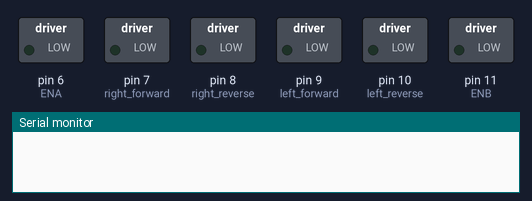
The sketch below on a simulated Arduino Uno, built with avr-gcc and run on an emulated ATmega328P. Shown: switched loads named in the sketch (green lamp = pin HIGH), the last lines printed to the serial monitor.

Above: at 0.1 s.
At 1.6 s:
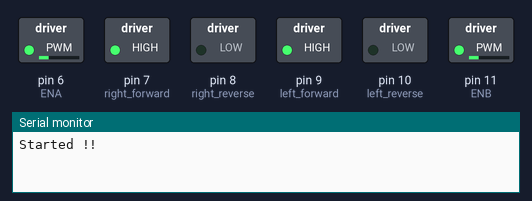
Timing chart, 0 to 3.1 s (numbered marks = the images above):
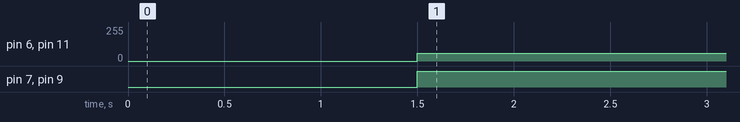

Measured:
- by itself, pin 6 (ENA), pin 11 (ENB): 0/255 → 60/255 at 1.5 s
- by itself, pin 7 (right_forward), pin 9 (left_forward): LOW → HIGH at 1.5 s

The sketch:

Motor_Forward_Test.ino
```cpp
#define ENA 6
#define right_forward 7
#define right_reverse 8
#define left_forward 9
#define left_reverse 10
#define ENB 11

#define sensor1 A0      // Left most sensor
#define sensor2 A1      // Left sensor
#define sensor3 A2      // Middle Left sensor
#define sensor4 A3      // Middle Right sensor
#define sensor5 5       // Right sensor
#define sensor6 4       // Right most sensor
#define sensor7 3
#define sensor8 2

void setup() {

  pinMode(right_forward, OUTPUT);
  pinMode(right_reverse, OUTPUT);
  pinMode(left_forward, OUTPUT);
  pinMode(left_reverse, OUTPUT);
  pinMode(ENA, OUTPUT);
  pinMode(ENB, OUTPUT);

  /*pinMode(ledPin1, OUTPUT);
    digitalWrite(ledPin1, LOW);*/


  Serial.begin(9600);                     //setting serial monitor at a default baund rate of 9600
  delay(500);
  Serial.println("Started !!");
  delay(1000);
  // put your setup code here, to run once:

}

void loop() {
  // put your main code here, to run repeatedly:
  motor_forward_test();
}

void motor_forward_test() {
  analogWrite(ENA, 60); //Left Motor Speed
  analogWrite(ENB, 60); //Right Motor Speed
  // forward();
  forward();
}


void forward() {
  digitalWrite(right_forward, HIGH);
  digitalWrite(right_reverse, LOW);
  digitalWrite(left_forward, HIGH);
  digitalWrite(left_reverse, LOW);
}
void reverse() {
  digitalWrite(right_forward, LOW);
  digitalWrite(right_reverse, HIGH);
  digitalWrite(left_forward, LOW);
  digitalWrite(left_reverse, HIGH);
}
void sharpLeftTurn() {
  digitalWrite(right_forward, LOW);
  digitalWrite(right_reverse, HIGH);
  digitalWrite(left_forward, HIGH);
  digitalWrite(left_reverse, LOW);
}
void sharpRightTurn() {
  digitalWrite(right_forward, HIGH);
  digitalWrite(right_reverse, LOW);
  digitalWrite(left_forward, LOW);
  digitalWrite(left_reverse, HIGH);
}
void stop_bot() {
  //All motors at ease
  digitalWrite(right_forward, LOW);
  digitalWrite(right_reverse, LOW);
  digitalWrite(left_forward, LOW);
  digitalWrite(left_reverse, LOW);
}
```
